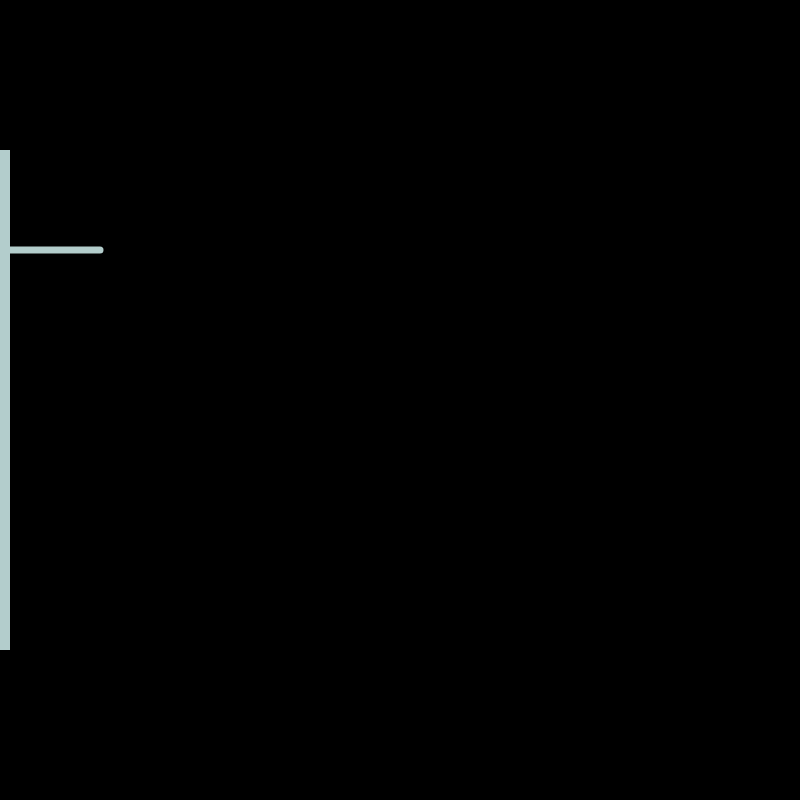
Frame 1 (no input)
Frame 60 (no input): identical to frame 1, image omitted
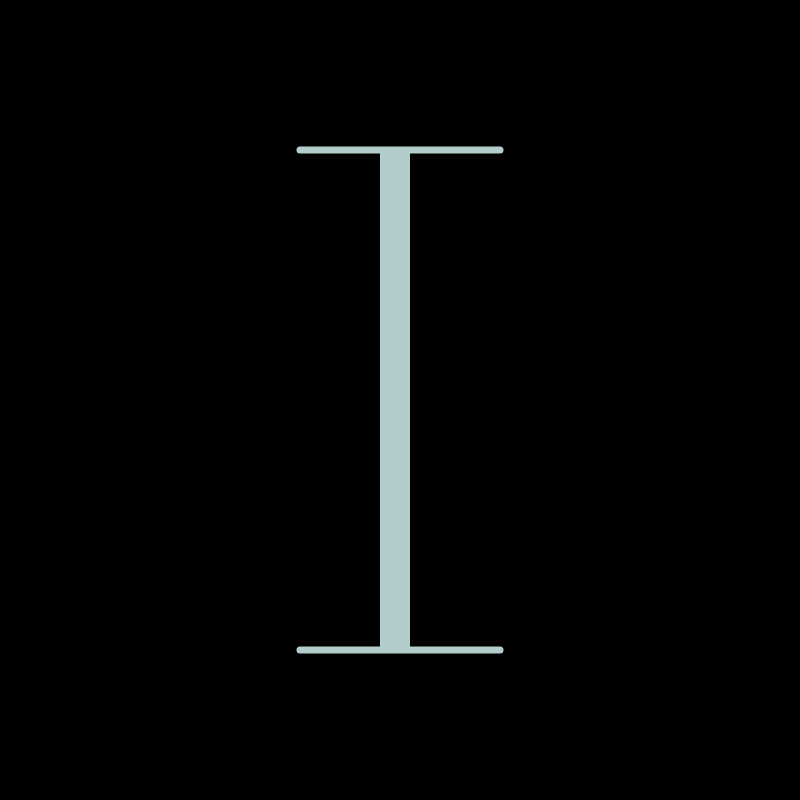
Frame 120 (the mouse pressed at the canvas centre since frame 60)

The p5.js sketch that drew these frames (run headless with seeded random() and noise() and a simulated clock; from frame 60 on, the mouse is pressed at the canvas centre):

// p5.js sketch
// ── sketch.js
function setup(){
    createCanvas(800, 800);
    background(0);
}

function draw(){
    background(0);

    stroke(179,205,204);
    strokeWeight(7);
    line(mouseX-100, mouseY-250, mouseX+100, mouseY-250);
    line(mouseX-100, mouseY+250, mouseX+100, mouseY+250);

    noStroke();
    fill(179, 205, 204);
    rect(mouseX-20, 150, 30, 500);
  
}
